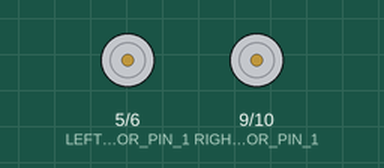
Simulated run of this sketch. Board: Arduino Uno, built with avr-gcc and run on an emulated ATmega328P. Shown: motor-driver pin pairs drawn as motors (green arrow = first pin HIGH = forward, orange = second pin HIGH = backward, longer = more drive). What the sketch prints to the serial monitor is not drawn.

Above: at 0.1 s.
At 11.1 s:
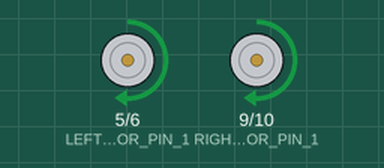
At 19.1 s:
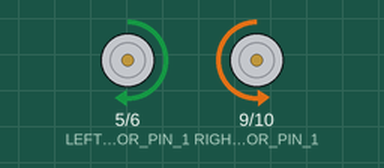
At 38.1 s:
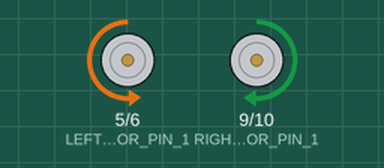
Timing chart, 0 to 40.0 s (numbered marks = the images above):
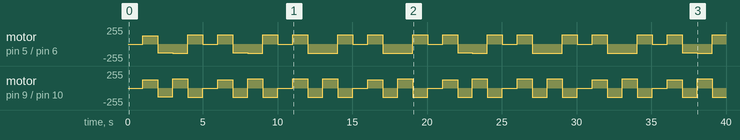

The sketch:

driver_motors_math.ino
```cpp
// Скетч для управления моторами используя драйвер (демо)

// выводы к которым подключен драйвер моторов
#define LEFT_MOTOR_PIN_1          5
#define LEFT_MOTOR_PIN_2          6
#define RIGHT_MOTOR_PIN_1         9
#define RIGHT_MOTOR_PIN_2         10

#define TIME_PUB_PERIOD_MS        1000  // интервал публикации значений

#define ROBOT_LINEAR              0.5      // линейная скорость робота
#define ROBOT_ANGULAR             0.0      // угловая скорость робота

#define WHEEL_BASE                0.184     // база колесная в метрах
#define WHEEL_DIAMETER            0.084     // диаметр колеса в метрах

#define MOTOR_VALUE_MAX           255      // максимальное значение подаваемое на драйвер
#define MOTOR_VALUE_MIN           50       // минимальное значение подаваемое на драйвер

// стороны робота
#define LEFT                      0
#define RIGHT                     1

// режимы управления
#define STOP                      0
#define MOVE_FRONT                1
#define MOVE_REAR                 2
#define ROTATE_LEFT               3
#define ROTATE_RIGHT              4

unsigned long last_time; // время последней публикации
int mode = STOP;         // режим управления

float linear = ROBOT_LINEAR;
float angular = ROBOT_ANGULAR;

void setup() {
  // инициализация выходов на драйверы управления моторами
  pinMode(LEFT_MOTOR_PIN_1, OUTPUT);
  pinMode(LEFT_MOTOR_PIN_2, OUTPUT);
  pinMode(RIGHT_MOTOR_PIN_1, OUTPUT);
  pinMode(RIGHT_MOTOR_PIN_2, OUTPUT);

  Serial.begin(115200);
}

void loop(){
    // демонстрационное вращение моторами с заданной скоростью и сменой направления по таймеру
    switchMode();
    go(mode);

    float V = linear;                      //линейная скорость
    float W = angular;                     //угловая скорость
    float r = WHEEL_DIAMETER/2.0;            //радиус колеса
    float d = WHEEL_BASE;                  //база робота

    // вычисление требуемой скорости вращения колес
    float speed_left = r * ((1.0 / r) * V - (d / r) * W);
    float speed_right = r * ((1.0 / r) * V + (d / r) * W);

    moveMotor(getMotorValue(speed_left), LEFT);
    moveMotor(getMotorValue(speed_right), RIGHT);

    Serial.print("L_speed: ");
    Serial.print(speed_left);
    Serial.print(", R_speed: ");
    Serial.println(speed_right);
}

// управление мотором на определенной стороне робота
void moveMotor(int value, int side){
  // избавляемся от переполнения ШИМ
  if (value>MOTOR_VALUE_MAX)
    value = MOTOR_VALUE_MAX;
  if (value<-MOTOR_VALUE_MAX)
    value = -MOTOR_VALUE_MAX;

  // убираем значения ниже минимального значения при котором моторы могут вращаться
  if (value < 0 && value >= -MOTOR_VALUE_MIN)
    value = -MOTOR_VALUE_MIN;
  if (value > 0 && value <= MOTOR_VALUE_MIN)
    value = MOTOR_VALUE_MIN;

  // определяем направление вращения и передаем значения на драйвер
  if (value>=0) {
    if (value==0){
      // стоп мотор
      analogWrite(side==LEFT ? LEFT_MOTOR_PIN_1 : RIGHT_MOTOR_PIN_1, 0);
      analogWrite(side==LEFT ? LEFT_MOTOR_PIN_2 : RIGHT_MOTOR_PIN_2, 0);
    } else {
      // вращение вперед
      analogWrite(side==LEFT ? LEFT_MOTOR_PIN_1 : RIGHT_MOTOR_PIN_1, abs(value));
      analogWrite(side==LEFT ? LEFT_MOTOR_PIN_2 : RIGHT_MOTOR_PIN_2, 0);
    }
  } else {
    // вращение назад
    analogWrite(side==LEFT ? LEFT_MOTOR_PIN_1 : RIGHT_MOTOR_PIN_1, 0);
    analogWrite(side==LEFT ? LEFT_MOTOR_PIN_2 : RIGHT_MOTOR_PIN_2, abs(value));
  }
}

// изменение режима управления по заданному интервалу
void switchMode(){
  // вычисление интервала времени от последней публикации
  unsigned long time = millis() - last_time;

  // проверяем нужно ли менять режим
  if (time > TIME_PUB_PERIOD_MS) {
    mode++;
    if(mode > ROTATE_RIGHT)
    {
      mode = STOP;
    }
    last_time = millis(); // фиксируем время последней публикации
  }
}

// режимы управления (передача значений драйверу)
void go(int mode){
  switch(mode){
  case MOVE_FRONT:
    angular = 0.0;
    linear = ROBOT_LINEAR;
    break;
  case MOVE_REAR:
    angular = 0.0;
    linear = -ROBOT_LINEAR;
    break;
  case ROTATE_LEFT:
    angular = 3.0;
    linear = 0.0;
    break;
  case ROTATE_RIGHT:
    angular = -3.0;
    linear = 0.0;
    break;
  case STOP:
    angular = 0.0;
    linear = 0.0;
    break;
  }
}

int getMotorValue(float value){
  return map(value*1000, -1000, 1000, -255, 255);
}
```

Measured:
- by itself, motor on pin 5 (LEFT_MOTOR_PIN_1) / pin 6 (LEFT_MOTOR_PIN_2): stopped → forward 127/255 at 1.0 s, → backward 128/255 1.0 s later, → backward 141/255 1.0 s later, → forward 140/255 1.0 s later, … (35 changes in this stretch)
- by itself, motor on pin 9 (RIGHT_MOTOR_PIN_1) / pin 10 (RIGHT_MOTOR_PIN_2): stopped → forward 127/255 at 1.0 s, → backward 128/255 1.0 s later, → forward 140/255 1.0 s later, → backward 141/255 1.0 s later, … (39 changes in this stretch)
